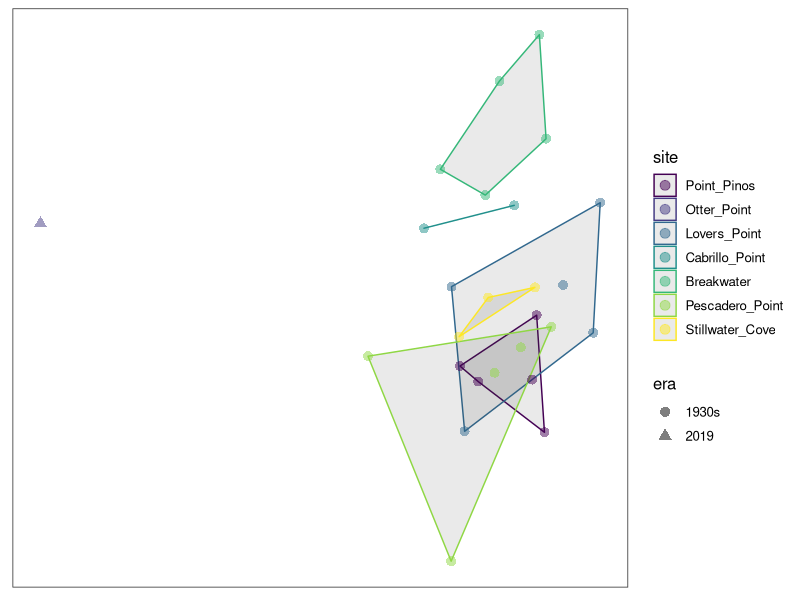
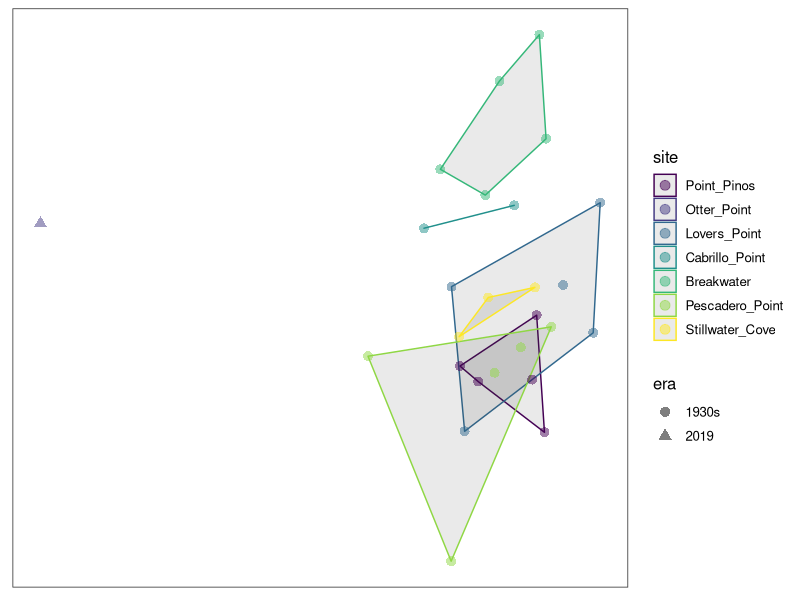

R code for these plots, in order:
################################################################################
##' @title Explore community mds with holdfast data
##' @author Robin Elahi
##' @date 2023-08-18
##' @log 
################################################################################

##### PACKAGES, DATA #####
library(here) 
library(tidyverse) 
library(lubridate)
library(viridis)
library(vegan)

# Theme for mds plots
theme_set(theme_bw(base_size = 12) + 
            theme(panel.grid = element_blank(), 
                  axis.text.x = element_blank(), 
                  axis.text.y = element_blank(), 
                  axis.ticks = element_blank(), 
                  axis.title = element_blank(), 
                  strip.background = element_blank()))

d <- read_csv(here("data", "andrews_henry_combined.csv"))

d <- d %>% 
  mutate(date = lubridate::ymd(paste(year, month, day, sep = "-")))

# Remove rows that were not sampled (ie NAs for species)
d <- d %>% 
  filter(!is.na(Balanophyllia_elegans))

# Order sites north to south
d <- d %>% 
  mutate(site = as.factor(site), 
         site = fct_relevel(site, 
                            "Point_Pinos", 
                            "Otter_Point", 
                            "Lovers_Point", 
                            "Cabrillo_Point", 
                            "Breakwater", 
                            "Pescadero_Point",
                            "Stillwater_Cove"))

# Carmel vs MBay
d <- d %>% 
  mutate(bay = case_when(site == "Pescadero_Point" ~ "Carmel", 
                         site == "Stillwater_Cove" ~ "Carmel", 
                         TRUE ~ "Monterey"))

##### MDS #####

# Create metadata
d_meta <- d %>% 
  select(year:site, date, bay) %>%
  mutate(era = ifelse(year > 2018, "2019", "1930s"))
d_meta

# Create matrix for mds
m <- d %>% 
  select(Balanophyllia_elegans:Gobiesox_eugrammus) %>% 
  as.data.frame()

# # Relativize to total
# m_rel <- decostand(m, method = "total")
# 
# # Create distance matrix
# m_dist <- vegdist(m_rel, method = "bray") %>% as.matrix(labels = T)

m_mds <- metaMDS(comm = m, distance = "bray", trace = FALSE, autotransform = FALSE)

m_mds$stress

# Join MDS results to metadata
mds_xy <- data.frame(m_mds$points) 
d_meta <- cbind(d_meta, mds_xy)

# Find the convex hull of the points being plotted
hull <- d_meta %>%
  group_by(site) %>%
  slice(chull(MDS1, MDS2)) %>%
  ungroup()
hull

d_meta %>% 
  ggplot(aes(MDS1, MDS2, color = site, shape = era)) + 
  geom_polygon(data = hull, aes(x = MDS1, y = MDS2, color = site),
               inherit.aes = FALSE, alpha = 0.1) +
  scale_color_viridis_d() + 
  geom_point(size = 3, alpha = 0.5) 

ggsave(here("figs", "holdfast_mds_abundance.pdf"), height = 5, width = 7)
